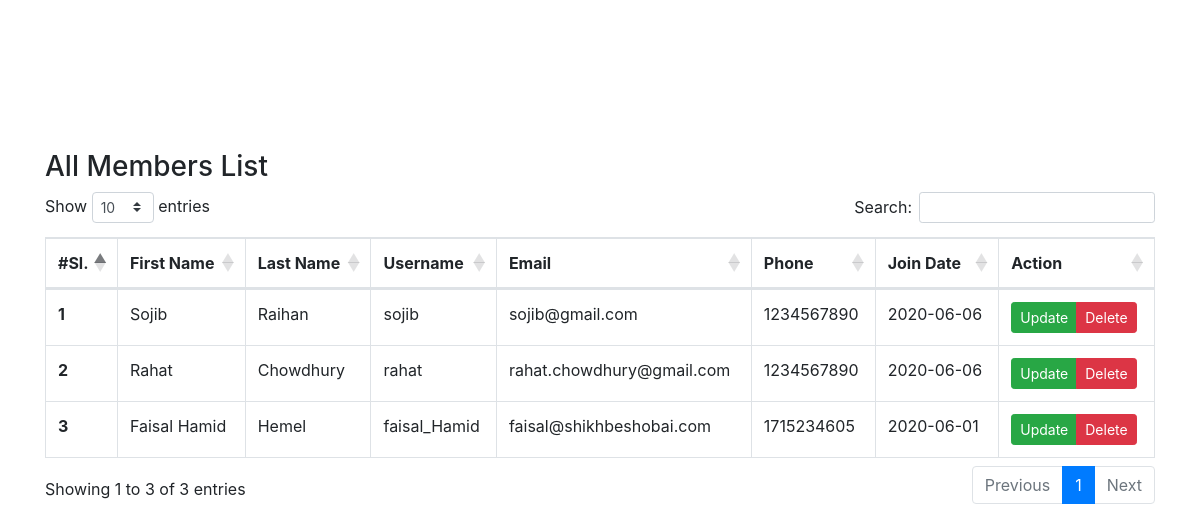
The page /allUsers.php on the database its author committed.
### tables this page shows
CREATE TABLE `users` (
  `id` int(11) NOT NULL,
  `firstname` varchar(255) NOT NULL,
  `lastname` varchar(255) NOT NULL,
  `username` varchar(255) NOT NULL,
  `password` varchar(255) NOT NULL,
  `email` varchar(255) NOT NULL,
  `phone` int(11) DEFAULT NULL,
  `join_date` date NOT NULL
);

### allUsers.php (the view, shortened to what this page needs)
<?php include('header.php'); ?>
    <section>
      <div class="container">
        <div class="row">
          <div class="col-md-12">
            <h3>All Members List</h3>
              <table id="example" class="table table-bordered table-stripped">
                <thead class="">
                  <tr>
                    <th scope="col">#Sl.</th>
                    <th scope="col">First Name</th>
                    <th scope="col">Last Name</th>
                    <th scope="col">Username</th>
                    <th scope="col">Email</th>
                    <th scope="col">Phone</th>
                    <th scope="col">Join Date</th>
                    <th scope="col">Action</th>
                  </tr>
                </thead>
                <tbody>
                  <?php
                    $sql = "SELECT * FROM users ORDER BY id DESC";
                    $allUsers = mysqli_query($db, $sql);
                    $i = 0;
                    while ( $row = mysqli_fetch_assoc($allUsers) ) {
                      $id           = $row['id'];
                      $firstname    = $row['firstname'];
                      $lastname     = $row['lastname'];
                      $username     = $row['username'];
                      $email        = $row['email'];
                      $phone        = $row['phone'];
                      $join_date    = $row['join_date'];
                      $i++;
                      ?>
                      <tr>
                        <th scope="row"><?php echo $i; ?></th>
                        <td><?php echo $firstname; ?></td>
                        <td><?php echo $lastname; ?></td>
                        <td><?php echo $username; ?></td>
                        <td><?php echo $email; ?></td>
                        <td><?php echo $phone; ?></td>
                        <td><?php echo $join_date; ?></td>
                        <td>
                          <div class="btn-group">
                            <a href="updateUsers.php?update=<?php echo $id; ?>" class="btn btn-success btn-sm">Update</a>
                            <a href="" class="btn btn-danger btn-sm" data-toggle="modal" data-target="#deleteUser<?php echo $id; ?>">Delete</a>
                          </div>
                        </td>
                      </tr>
                  <?php  }
                  ?>
                </tbody>
              </table>
          </div>
        </div>
      </div>
    </section>
<?php include('footer.php'); ?>

### header.php (shortened to what this page needs)
<!doctype html>
<html lang="en">
  <head>
    <link rel="stylesheet" href="https://stackpath.bootstrapcdn.com/bootstrap/4.5.0/css/bootstrap.min.css">
    <link rel="stylesheet" type="text/css" href="https://cdn.datatables.net/1.10.21/css/dataTables.bootstrap4.min.css">
  </head>
  <body>

### footer.php (shortened to what this page needs)
  </body>
</html>

### header.php (style rules this page uses)
section { padding: 150px 0; }

### rows shown on the page
users: firstname "Sojib", lastname "Raihan", username "sojib", email "sojib@gmail.com", phone "1234567890", join_date "2020-06-06"
users: firstname "Rahat", lastname "Chowdhury", username "rahat", email "rahat.chowdhury@gmail.com", phone "1234567890", join_date "2020-06-06"
users: firstname "Faisal Hamid", lastname "Hemel", username "faisal_Hamid", email "faisal@shikhbeshobai.com", phone "1715234605", join_date "2020-06-01"
